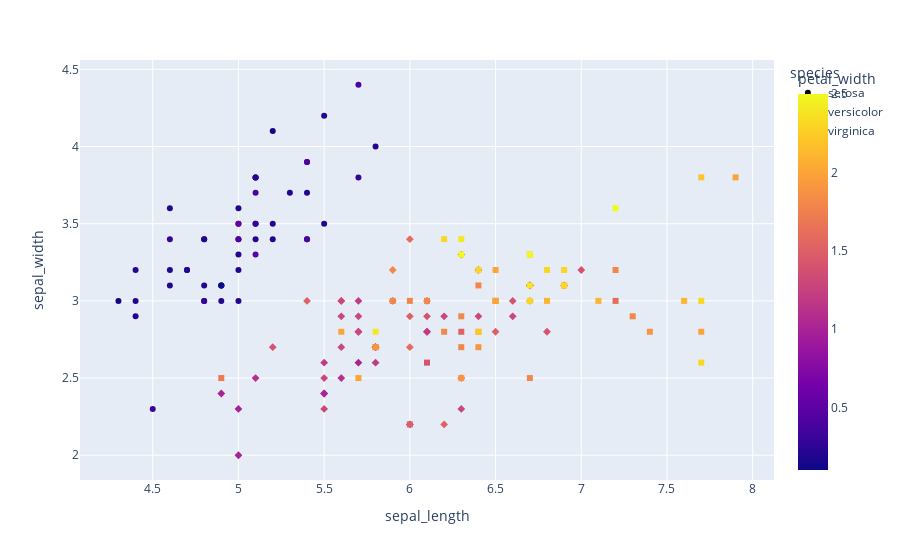

Notebook cell for this chart:
### Code cell
# color as a continuous variable
# symbol give the shape
fig = px.scatter(iris,x='sepal_length',y='sepal_width',color='petal_width',symbol='species')
fig.show()

### Figure 1 — Plotly figure (JSON) as saved in the notebook; plotly's stock layout.template omitted (floating-point values rounded to 4 significant figures)
{"data": [{"hovertemplate": "species=setosa<br>sepal_length=%{x}<br>sepal_width=%{y}<br>petal_width=%{marker.color}<extra></extra>", "legendgroup": "setosa", "marker": {"color": [0.2, 0.2, 0.2, 0.2, 0.2, 0.4, 0.3, 0.2, 0.2, 0.1, 0.2, 0.2, 0.1, 0.1, 0.2, 0.4, 0.4, 0.3, 0.3, 0.3, 0.2, 0.4, 0.2, 0.5, 0.2, 0.2, 0.4, 0.2, 0.2, 0.2, 0.2, 0.4, 0.1, 0.2, 0.1, 0.2, 0.2, 0.1, 0.2, 0.2, 0.3, 0.3, 0.2, 0.6, 0.4, 0.3, 0.2, 0.2, 0.2, 0.2], "coloraxis": "coloraxis", "symbol": "circle"}, "mode": "markers", "name": "setosa", "orientation": "v", "showlegend": true, "type": "scatter", "x": [5.1, 4.9, 4.7, 4.6, 5.0, 5.4, 4.6, 5.0, 4.4, 4.9, 5.4, 4.8, 4.8, 4.3, 5.8, 5.7, 5.4, 5.1, 5.7, 5.1, 5.4, 5.1, 4.6, 5.1, 4.8, 5.0, 5.0, 5.2, 5.2, 4.7, 4.8, 5.4, 5.2, 5.5, 4.9, 5.0, 5.5, 4.9, 4.4, 5.1, 5.0, 4.5, 4.4, 5.0, 5.1, 4.8, 5.1, 4.6, 5.3, 5.0], "xaxis": "x", "y": [3.5, 3.0, 3.2, 3.1, 3.6, 3.9, 3.4, 3.4, 2.9, 3.1, 3.7, 3.4, 3.0, 3.0, 4.0, 4.4, 3.9, 3.5, 3.8, 3.8, 3.4, 3.7, 3.6, 3.3, 3.4, 3.0, 3.4, 3.5, 3.4, 3.2, 3.1, 3.4, 4.1, 4.2, 3.1, 3.2, 3.5, 3.1, 3.0, 3.4, 3.5, 2.3, 3.2, 3.5, 3.8, 3.0, 3.8, 3.2, 3.7, 3.3], "yaxis": "y"}, {"hovertemplate": "species=versicolor<br>sepal_length=%{x}<br>sepal_width=%{y}<br>petal_width=%{marker.color}<extra></extra>", "legendgroup": "versicolor", "marker": {"color": [1.4, 1.5, 1.5, 1.3, 1.5, 1.3, 1.6, 1.0, 1.3, 1.4, 1.0, 1.5, 1.0, 1.4, 1.3, 1.4, 1.5, 1.0, 1.5, 1.1, 1.8, 1.3, 1.5, 1.2, 1.3, 1.4, 1.4, 1.7, 1.5, 1.0, 1.1, 1.0, 1.2, 1.6, 1.5, 1.6, 1.5, 1.3, 1.3, 1.3, 1.2, 1.4, 1.2, 1.0, 1.3, 1.2, 1.3, 1.3, 1.1, 1.3], "coloraxis": "coloraxis", "symbol": "diamond"}, "mode": "markers", "name": "versicolor", "orientation": "v", "showlegend": true, "type": "scatter", "x": [7.0, 6.4, 6.9, 5.5, 6.5, 5.7, 6.3, 4.9, 6.6, 5.2, 5.0, 5.9, 6.0, 6.1, 5.6, 6.7, 5.6, 5.8, 6.2, 5.6, 5.9, 6.1, 6.3, 6.1, 6.4, 6.6, 6.8, 6.7, 6.0, 5.7, 5.5, 5.5, 5.8, 6.0, 5.4, 6.0, 6.7, 6.3, 5.6, 5.5, 5.5, 6.1, 5.8, 5.0, 5.6, 5.7, 5.7, 6.2, 5.1, 5.7], "xaxis": "x", "y": [3.2, 3.2, 3.1, 2.3, 2.8, 2.8, 3.3, 2.4, 2.9, 2.7, 2.0, 3.0, 2.2, 2.9, 2.9, 3.1, 3.0, 2.7, 2.2, 2.5, 3.2, 2.8, 2.5, 2.8, 2.9, 3.0, 2.8, 3.0, 2.9, 2.6, 2.4, 2.4, 2.7, 2.7, 3.0, 3.4, 3.1, 2.3, 3.0, 2.5, 2.6, 3.0, 2.6, 2.3, 2.7, 3.0, 2.9, 2.9, 2.5, 2.8], "yaxis": "y"}, {"hovertemplate": "species=virginica<br>sepal_length=%{x}<br>sepal_width=%{y}<br>petal_width=%{marker.color}<extra></extra>", "legendgroup": "virginica", "marker": {"color": [2.5, 1.9, 2.1, 1.8, 2.2, 2.1, 1.7, 1.8, 1.8, 2.5, 2.0, 1.9, 2.1, 2.0, 2.4, 2.3, 1.8, 2.2, 2.3, 1.5, 2.3, 2.0, 2.0, 1.8, 2.1, 1.8, 1.8, 1.8, 2.1, 1.6, 1.9, 2.0, 2.2, 1.5, 1.4, 2.3, 2.4, 1.8, 1.8, 2.1, 2.4, 2.3, 1.9, 2.3, 2.5, 2.3, 1.9, 2.0, 2.3, 1.8], "coloraxis": "coloraxis", "symbol": "square"}, "mode": "markers", "name": "virginica", "orientation": "v", "showlegend": true, "type": "scatter", "x": [6.3, 5.8, 7.1, 6.3, 6.5, 7.6, 4.9, 7.3, 6.7, 7.2, 6.5, 6.4, 6.8, 5.7, 5.8, 6.4, 6.5, 7.7, 7.7, 6.0, 6.9, 5.6, 7.7, 6.3, 6.7, 7.2, 6.2, 6.1, 6.4, 7.2, 7.4, 7.9, 6.4, 6.3, 6.1, 7.7, 6.3, 6.4, 6.0, 6.9, 6.7, 6.9, 5.8, 6.8, 6.7, 6.7, 6.3, 6.5, 6.2, 5.9], "xaxis": "x", "y": [3.3, 2.7, 3.0, 2.9, 3.0, 3.0, 2.5, 2.9, 2.5, 3.6, 3.2, 2.7, 3.0, 2.5, 2.8, 3.2, 3.0, 3.8, 2.6, 2.2, 3.2, 2.8, 2.8, 2.7, 3.3, 3.2, 2.8, 3.0, 2.8, 3.0, 2.8, 3.8, 2.8, 2.8, 2.6, 3.0, 3.4, 3.1, 3.0, 3.1, 3.1, 3.1, 2.7, 3.2, 3.3, 3.0, 2.5, 3.0, 3.4, 3.0], "yaxis": "y"}], "layout": {"coloraxis": {"colorbar": {"title": {"text": "petal_width"}}, "colorscale": [[0, "#0d0887"], [0.1111, "#46039f"], [0.2222, "#7201a8"], [0.3333, "#9c179e"], [0.4444, "#bd3786"], [0.5556, "#d8576b"], [0.6667, "#ed7953"], [0.7778, "#fb9f3a"], [0.8889, "#fdca26"], [1, "#f0f921"]]}, "legend": {"title": {"text": "species"}, "tracegroupgap": 0}, "margin": {"t": 60}, "xaxis": {"anchor": "y", "domain": [0, 1], "title": {"text": "sepal_length"}}, "yaxis": {"anchor": "x", "domain": [0, 1], "title": {"text": "sepal_width"}}}}
